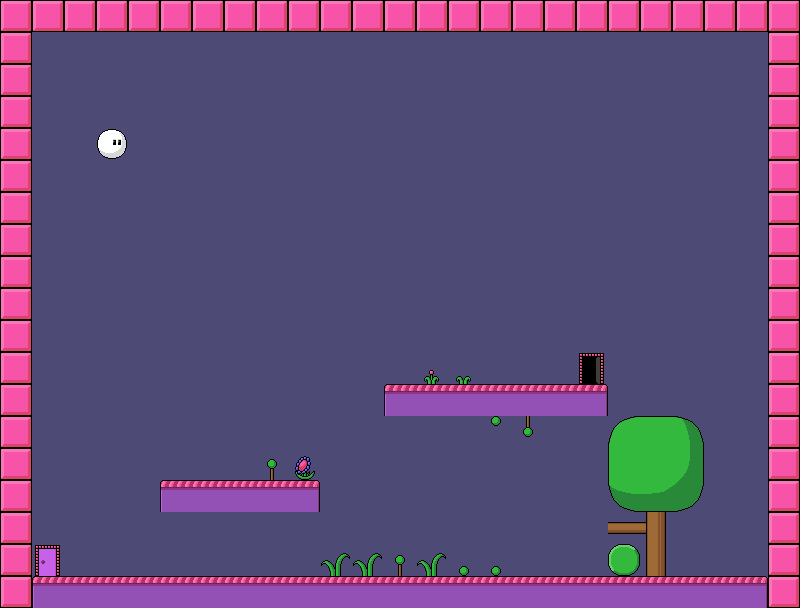

This is a level from a 2D game, rendered from its Tiled map with the project's own tilesets. A one-line summary and the complete map file follow:
An orthogonal 25x19 tile map with 32x32 px tiles, 5 tile layers (background, borders, platforms, trees, ...), 2 tilesets and 10 objects (platform-top, platform-bottom, border-right, border-top, border-left, ...).

<map version="1.0" orientation="orthogonal" renderorder="right-down" width="25" height="19" tilewidth="32" tileheight="32" nextobjectid="14">
 <tileset firstgid="1" name="LandTiles_32_32" tilewidth="32" tileheight="32" tilecount="300" columns="15">
  <image source="LandTiles_32_32.png" width="480" height="640" />
 </tileset>
 <tileset firstgid="301" name="LevelObjectTiles" tilewidth="32" tileheight="32" tilecount="264" columns="12">
  <image source="LevelObjectTiles.png" width="384" height="704" />
 </tileset>
 <layer name="background" width="25" height="19">
  <data encoding="csv">
21,140,140,140,140,21,21,21,21,21,21,21,21,21,21,21,21,21,21,21,21,21,21,21,21,
140,140,140,140,140,140,140,140,140,140,140,140,140,140,140,140,140,140,140,140,140,140,140,140,140,
140,140,140,140,140,140,140,140,140,140,140,140,140,140,140,140,140,140,140,140,140,140,140,140,140,
140,140,140,140,140,140,140,140,140,140,140,140,140,140,140,140,140,140,140,140,140,140,140,140,140,
140,140,140,140,140,140,140,140,140,140,140,140,140,140,140,140,140,140,140,140,140,140,140,140,140,
140,140,140,140,140,140,140,140,140,140,140,140,140,140,140,140,140,140,140,140,140,140,140,140,140,
140,140,140,140,140,140,140,140,140,140,140,140,140,140,140,140,140,140,140,140,140,140,140,140,140,
140,140,140,140,140,140,140,140,140,140,140,140,140,140,140,140,140,140,140,140,140,140,140,140,140,
140,140,140,140,140,140,140,140,140,140,140,140,140,140,140,140,140,140,140,140,140,140,140,140,140,
140,140,140,140,140,140,140,140,140,140,140,140,140,140,140,140,140,140,140,140,140,140,140,140,140,
140,140,140,140,140,140,140,140,140,140,140,140,140,140,140,140,140,140,140,140,140,140,140,140,140,
140,140,140,140,140,140,140,140,140,140,140,140,140,140,140,140,140,140,140,140,140,140,140,140,140,
140,140,140,140,140,140,140,140,140,140,140,140,140,140,140,140,140,140,140,140,140,140,140,140,140,
140,140,140,140,140,140,140,140,140,140,140,140,140,140,140,140,140,140,140,140,140,140,140,140,140,
140,140,140,140,140,140,140,140,140,140,140,140,140,140,140,140,140,140,140,140,140,140,140,140,140,
140,140,140,140,140,140,140,140,140,140,140,140,140,140,140,140,140,140,140,140,140,140,140,140,140,
140,140,140,140,140,140,140,140,140,140,140,140,140,140,140,140,140,140,140,140,140,140,140,140,140,
140,140,140,140,140,140,140,140,140,140,140,140,140,140,140,140,140,140,140,140,140,140,140,140,140,
140,140,140,140,140,140,140,140,140,140,140,140,140,140,140,140,140,140,140,140,140,140,140,140,140
</data>
 </layer>
 <layer name="borders" width="25" height="19">
  <data encoding="csv">
397,397,397,397,397,397,397,397,397,397,397,397,397,397,397,397,397,397,397,397,397,397,397,397,397,
397,0,0,0,0,0,0,0,0,0,0,0,0,0,0,0,0,0,0,0,0,0,0,0,397,
397,0,0,0,0,0,0,0,0,0,0,0,0,0,0,0,0,0,0,0,0,0,0,0,397,
397,0,0,0,0,0,0,0,0,0,0,0,0,0,0,0,0,0,0,0,0,0,0,0,397,
397,0,0,0,0,0,0,0,0,0,0,0,0,0,0,0,0,0,0,0,0,0,0,0,397,
397,0,0,0,0,0,0,0,0,0,0,0,0,0,0,0,0,0,0,0,0,0,0,0,397,
397,0,0,0,0,0,0,0,0,0,0,0,0,0,0,0,0,0,0,0,0,0,0,0,397,
397,0,0,0,0,0,0,0,0,0,0,0,0,0,0,0,0,0,0,0,0,0,0,0,397,
397,0,0,0,0,0,0,0,0,0,0,0,0,0,0,0,0,0,0,0,0,0,0,0,397,
397,0,0,0,0,0,0,0,0,0,0,0,0,0,0,0,0,0,0,0,0,0,0,0,397,
397,0,0,0,0,0,0,0,0,0,0,0,0,0,0,0,0,0,0,0,0,0,0,0,397,
397,0,0,0,0,0,0,0,0,0,0,0,0,0,0,0,0,0,0,0,0,0,0,0,397,
397,0,0,0,0,0,0,0,0,0,0,0,0,0,0,0,0,0,0,0,0,0,0,0,397,
397,0,0,0,0,0,0,0,0,0,0,0,0,0,0,0,0,0,0,0,0,0,0,0,397,
397,0,0,0,0,0,0,0,0,0,0,0,0,0,0,0,0,0,0,0,0,0,0,0,397,
397,0,0,0,0,0,0,0,0,0,0,0,0,0,0,0,0,0,0,0,0,0,0,0,397,
397,0,0,0,0,0,0,0,0,0,0,0,0,0,0,0,0,0,0,0,0,0,0,0,397,
397,0,0,0,0,0,0,0,0,0,0,0,0,0,0,0,0,0,0,0,0,0,0,0,397,
397,121,122,122,122,122,122,122,122,122,122,122,122,122,122,122,122,122,122,122,122,122,122,123,397
</data>
 </layer>
 <layer name="platforms" width="25" height="19">
  <data encoding="csv">
0,0,0,0,0,0,0,0,0,0,0,0,0,0,0,0,0,0,0,0,0,0,0,0,0,
0,0,0,0,0,0,0,0,0,0,0,0,0,0,0,0,0,0,0,0,0,0,0,0,0,
0,0,0,0,0,0,0,0,0,0,0,0,0,0,0,0,0,0,0,0,0,0,0,0,0,
0,0,0,0,0,0,0,0,0,0,0,0,0,0,0,0,0,0,0,0,0,0,0,0,0,
0,0,0,0,0,0,0,0,0,0,0,0,0,0,0,0,0,0,0,0,0,0,0,0,0,
0,0,0,0,0,0,0,0,0,0,0,0,0,0,0,0,0,0,0,0,0,0,0,0,0,
0,0,0,0,0,0,0,0,0,0,0,0,0,0,0,0,0,0,0,0,0,0,0,0,0,
0,0,0,0,0,0,0,0,0,0,0,0,0,0,0,0,0,0,0,0,0,0,0,0,0,
0,0,0,0,0,0,0,0,0,0,0,0,0,0,0,0,0,0,0,0,0,0,0,0,0,
0,0,0,0,0,0,0,0,0,0,0,0,0,0,0,0,0,0,0,0,0,0,0,0,0,
0,0,0,0,0,0,0,0,0,0,0,0,0,0,0,0,0,0,0,0,0,0,0,0,0,
0,0,0,0,0,0,0,0,0,0,0,0,0,0,0,0,0,0,0,0,0,0,0,0,0,
0,0,0,0,0,0,0,0,0,0,0,0,121,122,122,122,122,122,123,0,0,0,0,0,0,
0,0,0,0,0,0,0,0,0,0,0,0,0,0,0,0,0,0,0,0,0,0,0,0,0,
0,0,0,0,0,0,0,0,0,0,0,0,0,0,0,0,0,0,0,0,0,0,0,0,0,
0,0,0,0,0,121,122,122,122,123,0,0,0,0,0,0,0,0,0,0,0,0,0,0,0,
0,0,0,0,0,0,0,0,0,0,0,0,0,0,0,0,0,0,0,0,0,0,0,0,0,
0,0,0,0,0,0,0,0,0,0,0,0,0,0,0,0,0,0,0,0,0,0,0,0,0,
0,0,0,0,0,0,0,0,0,0,0,0,0,0,0,0,0,0,0,0,0,0,0,0,0
</data>
 </layer>
 <layer name="trees" width="25" height="19">
  <data encoding="csv">
0,0,0,0,0,0,0,0,0,0,0,0,0,0,0,0,0,0,0,0,0,0,0,0,0,
0,0,0,0,0,0,0,0,0,0,0,0,0,0,0,0,0,0,0,0,0,0,0,0,0,
0,0,0,0,0,0,0,0,0,0,0,0,0,0,0,0,0,0,0,0,0,0,0,0,0,
0,0,0,0,0,0,0,0,0,0,0,0,0,0,0,0,0,0,0,0,0,0,0,0,0,
0,0,0,545,0,0,0,0,0,0,0,0,0,0,0,0,0,0,0,0,0,0,0,0,0,
0,0,0,0,0,0,0,0,0,0,0,0,0,0,0,0,0,0,0,0,0,0,0,0,0,
0,0,0,0,0,0,0,0,0,0,0,0,0,0,0,0,0,0,0,0,0,0,0,0,0,
0,0,0,0,0,0,0,0,0,0,0,0,0,0,0,0,0,0,0,0,0,0,0,0,0,
0,0,0,0,0,0,0,0,0,0,0,0,0,0,0,0,0,0,0,0,0,0,0,0,0,
0,0,0,0,0,0,0,0,0,0,0,0,0,0,0,0,0,0,0,0,0,0,0,0,0,
0,0,0,0,0,0,0,0,0,0,0,0,0,0,0,0,0,0,0,0,0,0,0,0,0,
0,0,0,0,0,0,0,0,0,0,0,0,0,377,365,0,0,0,0,0,0,0,0,0,0,
0,0,0,0,0,0,0,0,0,0,0,0,0,0,0,0,0,0,0,0,0,0,0,0,0,
0,0,0,0,0,0,0,0,0,0,0,0,0,0,0,474,475,0,0,306,307,308,0,0,0,
0,0,0,0,0,0,0,0,482,375,0,0,0,0,0,0,0,0,0,318,319,320,0,0,0,
0,0,0,0,0,0,0,0,0,0,0,0,0,0,0,0,0,0,0,330,331,332,0,0,0,
0,0,0,0,0,0,0,0,0,0,0,0,0,0,0,0,0,0,0,339,337,0,0,0,0,
0,0,0,0,0,0,0,0,0,0,363,363,482,363,483,483,0,0,0,328,349,0,0,0,0,
0,0,0,0,0,0,0,0,0,0,0,0,0,0,0,0,0,0,0,0,0,0,0,0,0
</data>
 </layer>
 <layer name="door" width="25" height="19">
  <data encoding="csv">
0,0,0,0,0,0,0,0,0,0,0,0,0,0,0,0,0,0,0,0,0,0,0,0,0,
0,0,0,0,0,0,0,0,0,0,0,0,0,0,0,0,0,0,0,0,0,0,0,0,0,
0,0,0,0,0,0,0,0,0,0,0,0,0,0,0,0,0,0,0,0,0,0,0,0,0,
0,0,0,0,0,0,0,0,0,0,0,0,0,0,0,0,0,0,0,0,0,0,0,0,0,
0,0,0,0,0,0,0,0,0,0,0,0,0,0,0,0,0,0,0,0,0,0,0,0,0,
0,0,0,0,0,0,0,0,0,0,0,0,0,0,0,0,0,0,0,0,0,0,0,0,0,
0,0,0,0,0,0,0,0,0,0,0,0,0,0,0,0,0,0,0,0,0,0,0,0,0,
0,0,0,0,0,0,0,0,0,0,0,0,0,0,0,0,0,0,0,0,0,0,0,0,0,
0,0,0,0,0,0,0,0,0,0,0,0,0,0,0,0,0,0,0,0,0,0,0,0,0,
0,0,0,0,0,0,0,0,0,0,0,0,0,0,0,0,0,0,0,0,0,0,0,0,0,
0,0,0,0,0,0,0,0,0,0,0,0,0,0,0,0,0,0,0,0,0,0,0,0,0,
0,0,0,0,0,0,0,0,0,0,0,0,0,0,0,0,0,0,372,0,0,0,0,0,0,
0,0,0,0,0,0,0,0,0,0,0,0,0,0,0,0,0,0,0,0,0,0,0,0,0,
0,0,0,0,0,0,0,0,0,0,0,0,0,0,0,0,0,0,0,0,0,0,0,0,0,
0,0,0,0,0,0,0,0,0,0,0,0,0,0,0,0,0,0,0,0,0,0,0,0,0,
0,0,0,0,0,0,0,0,0,0,0,0,0,0,0,0,0,0,0,0,0,0,0,0,0,
0,0,0,0,0,0,0,0,0,0,0,0,0,0,0,0,0,0,0,0,0,0,0,0,0,
0,357,0,0,0,0,0,0,0,0,0,0,0,0,0,0,0,0,0,0,0,0,0,0,0,
0,0,0,0,0,0,0,0,0,0,0,0,0,0,0,0,0,0,0,0,0,0,0,0,0
</data>
 </layer>
 <objectgroup name="platform-obj">
  <object id="1" name="platform-top" x="385" y="384" width="224" height="32" />
  <object id="2" name="platform-bottom" x="161" y="479" width="158" height="33" />
 </objectgroup>
 <objectgroup name="border-obj">
  <object id="3" name="border-right" x="768" y="33" width="32" height="574" />
  <object id="4" name="border-top" x="7" y="4" width="769" height="28" />
  <object id="5" name="border-left" x="-1" y="61" width="33" height="545" />
  <object id="9" name="border-bottom" x="1" y="577" width="798" height="28" />
 </objectgroup>
 <objectgroup name="tree-obj">
  <object id="10" name="tree" x="609" y="416" width="94" height="94" />
  <object id="13" name="monster" x="528" y="342" width="32" height="28" />
 </objectgroup>
 <objectgroup name="door-obj">
  <object id="11" name="door" x="582" y="355" width="18" height="28" />
  <object id="12" name="door-closed" x="36" y="546" width="21" height="30" />
 </objectgroup>
</map>
